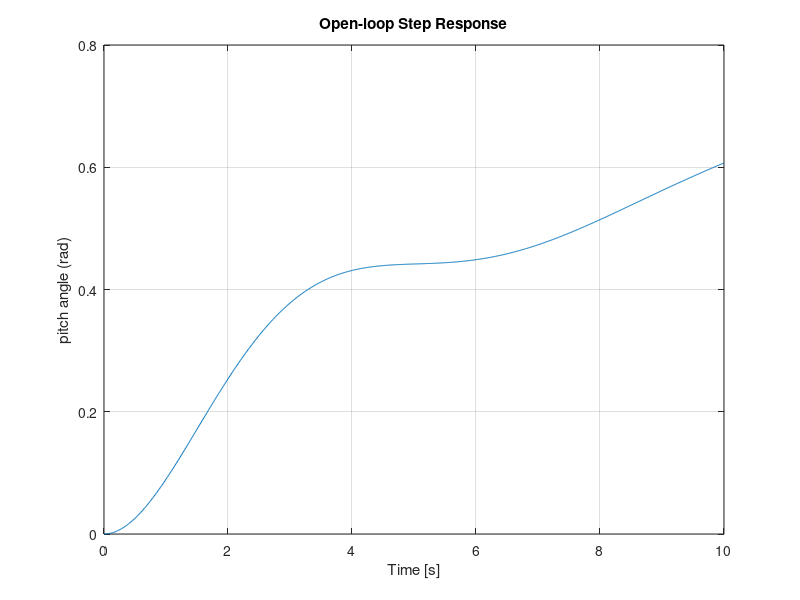
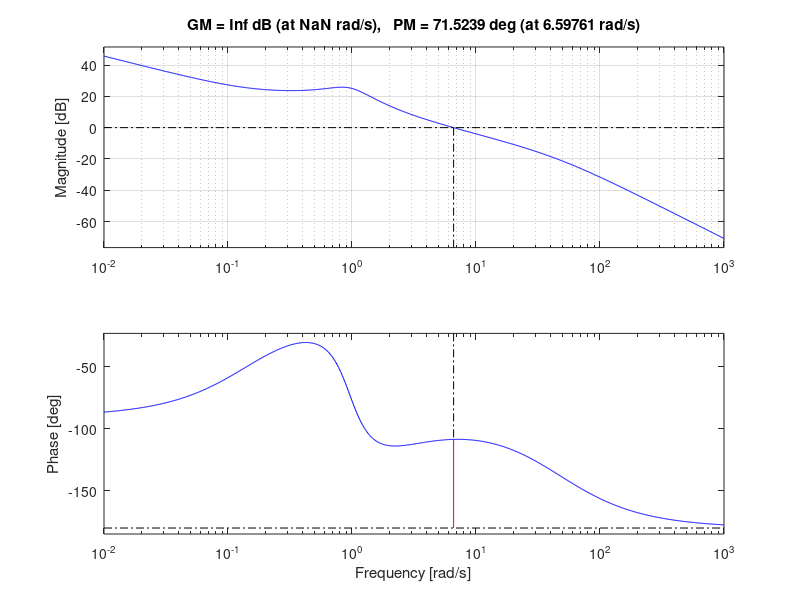
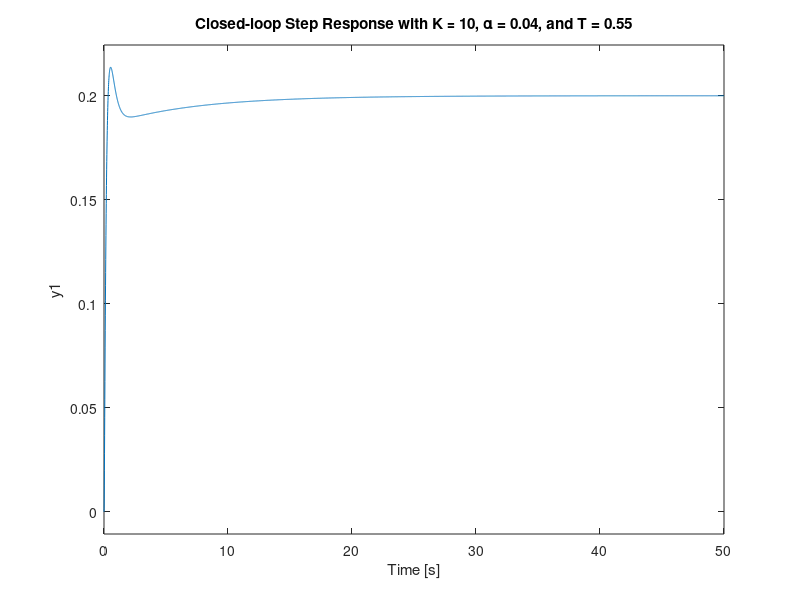

The MATLAB source for these figures, in order: (Note: this script raises an error after producing the figures.)
%%%%% OPEN LOOP SYSTEM RESPONSE

s = tf('s');
P_pitch = (1.151*s+0.1774)/(s^3+0.739*s^2+0.921*s);

t = [0:0.01:10];
step(0.2*P_pitch,t);
axis([0 10 0 0.8]);
ylabel('pitch angle (rad)');
title('Open-loop Step Response');

pole(P_pitch)


%%%%% FREQUENCY RESPONSE

sys_cl = feedback(P_pitch,1)
figure(2)
margin(P_pitch), grid

K = 10;
alpha = 0.04;
T = 0.55;
%%% lead compensator design
C_lead = K*(T*s + 1) / (alpha*T*s + 1);
%%%% creating bode plot 
margin(C_lead*P_pitch), grid
%%%% closed loop system response
sys_cl = feedback(C_lead*P_pitch,1);
figure(3)
step(0.2*sys_cl), grid
title('Closed-loop Step Response with K = 10, \alpha = 0.04, and T = 0.55')
stepinfo(0.2*sys_cl)



%%%%%%% LQR 
A = [-0.313 56.7 0; -0.0139 -0.426 0; 0 56.7 0];
B = [0.232; 0.0203; 0];
C = [0 0 1];
D = [0];

tau = 0.1;

% Original A, B, C, D
A_aug = [A, B; 
         zeros(1,3), -1/tau];     % 4x4

B_aug = [zeros(3,1); 1/tau];      % 4x1 input is u (delta_command)

C_aug = [C, 0];                   % Still just measure theta
D_aug = 0;


co = ctrb(A_aug, B_aug);
rank(co)  % Should be 4

Q_aug = C_aug' * C_aug * 50;  % Penalize theta
R = 1;

K_aug = lqr(A_aug, B_aug, Q_aug, R);

Nbar = rscale(A_aug, B_aug, C_aug, D_aug, K_aug);
sys_cl = ss(A_aug - B_aug * K_aug, B_aug * Nbar, C_aug, D_aug);
figure(4)
step(0.2 * sys_cl)
ylabel('pitch angle (rad)')
title('Closed-Loop Step Response with Actuator Lag')



% Define a more realistic airfoil shape (NACA 2412)
x = linspace(0, 1, 200);  % Increased resolution for smoother curve
y = 0.12 * (0.2969 * sqrt(x) - 0.1260 * x - 0.3516 * x.^2 + 0.2843 * x.^3 - 0.1036 * x.^4);  % NACA 2412 airfoil

% Airfoil coordinates (upper and lower surfaces)
airfoil_upper = [x' y'];
airfoil_lower = [x' -y'];

% Concatenate upper and lower surface to create full airfoil shape
airfoil = [airfoil_upper; flipud(airfoil_lower)];

% Shift the airfoil such that the origin is at the center of the airfoil
airfoil(:, 1) = airfoil(:, 1) - 0.5;  % Shift x-coordinates by -0.5 to center the airfoil

% Define the rotation angle (in radians)
theta = -0.2;  % 0.5 radians (can be replaced with input)

% Rotation matrix for 2D
R = [cos(theta), -sin(theta); sin(theta), cos(theta)];

% Apply the rotation to each point of the airfoil
rotated_airfoil = (R * airfoil')';

% Plot the original and rotated airfoils
figure(5);
hold on;
plot(airfoil(:,1), airfoil(:,2), 'b', 'LineWidth', 1.5);  % Original airfoil
plot(rotated_airfoil(:,1), rotated_airfoil(:,2), 'r', 'LineWidth', 1.5);  % Rotated airfoil
xlabel('x');
ylabel('y');
axis equal;
xlim([-1 1]);
ylim([-1 1]);
title('Airfoil Shape and Rotation with Centered Origin');
legend('Original Airfoil', 'Rotated Airfoil');
grid on;
hold off;


% Time vector
t = 0:0.01:10;
r = 0.2;  % Reference pitch input (step of 0.2 radians)
x0 = zeros(4,1);  % Initial state

% Simulate closed-loop response
[y, t, x] = lsim(sys_cl, r * ones(size(t)), t, x0);

% Compute control input u(t) = -K_aug * x(t)' + Nbar * r
u = -K_aug * x';  % K_aug: 1x4, x': 4xN → u: 1xN
u = u + Nbar * r; % Add feedforward term

% Plot control input
figure(6)
plot(t, u, 'LineWidth', 1.5)
xlabel('Time (s)')
ylabel('Control Input u(t)')
title('Control Input over Time (LQR with Actuator Lag)')
grid on

%%%%%% Starting from non zero position.

% Set the initial condition for the states (3 states + actuator state)
x0 = [0; 0; 0; 0];  % q_0, alpha_0, theta_0 (initial pitch), actuator_state

% Desired reference signal for theta (0.2 radians)
r = 0.2 * ones(size(t));  % Create a step reference at 0.2 radians

% Simulate the system with lsim
[y, t, x] = lsim(sys_cl, r, t, x0);

% Plot the pitch angle (theta) response
figure;
plot(t, y);  
title('Pitch Angle Response');
xlabel('Time (s)');
ylabel('Pitch Angle (rad)');
grid on;
